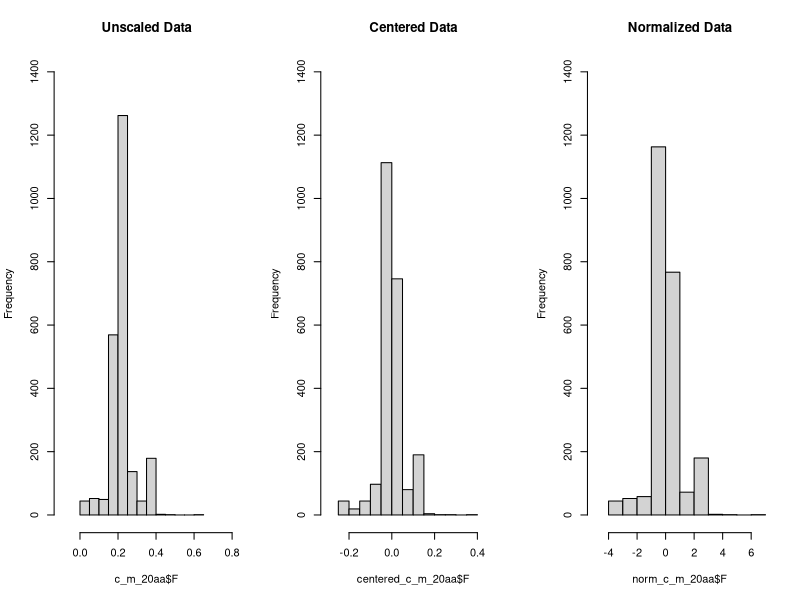

Generate this figure with R: (Note: this script raises an error after producing the figure.)
## ---- chunk 1
## Import data & data handling
c_m_transformed <- read.csv("c_m_TRANSFORMED.csv")
c_m_20aa <- c_m_transformed[, -c(1:3)] # Keep only 20 AA columns

# Scaled data
centered_c_m_20aa <- data.frame(apply(c_m_20aa, 2, function(x) x - mean(x)))
# Normalized data
norm_c_m_20aa <- data.frame(apply(c_m_20aa, 2, function(x) ((x - mean(x)) / sd(x))))

# Write to Normalized data to .csv
write.table(norm_c_m_20aa,
file = "norm_c_m_20aa.csv",
row.names = FALSE,
na = "",
col.names = TRUE,
sep = ",")
## ---- chunk 2
par(mfrow = c(1, 3))
hist(c_m_20aa$F,
main = "Unscaled Data",
ylim = c(0, 1400),
breaks = 10,
xlim = c(-0.1, 0.8))

hist(centered_c_m_20aa$F,
main = "Centered Data",
ylim = c(0, 1400),
breaks = 10,
xlim = c(-0.3, 0.5))

hist(norm_c_m_20aa$F,
main = "Normalized Data",
ylim = c(0, 1400),
breaks = 10,
xlim = c(-5, 7))
## ---- chunk 3
## Initialize libraries
Libraries <- c("knitr", "ggfortify")

for (p in Libraries) {
library(p, character.only = TRUE)
}
opts_chunk$set(cache = TRUE, warning = FALSE, message = FALSE)
## ---- chunk 4
set.seed(1000)
x <- seq(1, 4, 0.05)
y <- 1.5 * x + rnorm(61, mean = 0, sd = 0.5)
rb_palette <- colorRampPalette(c("red", "blue"))
z <- rb_palette(10)[as.numeric(cut(y, breaks = 10))]

xy_pca <- prcomp(cbind(x, y), scale = T)

par(mfrow = c(1, 2))
plot(x, y,
     ylim = c(-0.5, 8),
     xlim = c(-0.5, 4.5),
     main = "Raw Data",
     pch = 20,
     col = z)
abline(0, 1.5, col = "red")
abline(v = 1, col = "green")
abline(v = 4, col = "green")

plot(xy_pca$x[, 1], xy_pca$x[, 2],
     main = "Data Rotated 56.3 Degrees",
     xlab = "PC1",
     ylab = "PC2",
     pch = 20,
     col = z,
     ylim = c(-1, 1))
abline(h = 0, col = "red")
abline(v = -2.45, col = "green")
abline(v = 2.77, col = "green")
## ---- chunk 5
start_time <- Sys.time() # Start timer

c_m_20_PCA <- prcomp(norm_c_m_20aa)

end_time <- Sys.time() # End timer
end_time - start_time # Display time
## ---- chunk 6
screeplot(c_m_20_PCA,
          main = "Screeplot of c_m_20_PCA",
          sub = "PC(i)\n(Red line indicates Kaiser rule, eigenvalues=1)",
          npcs = 20,
          type = "lines",
          ylim = c(0, 7))
abline(h = 1, col = "red")
abline(v = 5, col = "green")
## ---- chunk 7
plot(cumsum(c_m_20_PCA$sdev^2 / sum(c_m_20_PCA$sdev^2)),
     main = "Cum. Proportion of Variance Vs PC",
     sub = "(Red line p=0.9, green line PC=12)",
     ylab = "% Variance(i) / Total Variance",
     xlab = "PC(i)",
     ylim = c(0, 1),
     type = "b")
abline(h = 0.9, col = "red")
abline(v = 12, col = "green")
## ---- chunk 8
autoplot(c_m_20_PCA,
         data = c_m_transformed,
         label.show.legend = F,
         colour = "Class",
         shape = FALSE,
         label = TRUE,
         label.size = 4,
         loadings = TRUE, loadings.label = TRUE, loadings.label.size = 7,
         loadings.label.hjust = 2)
## ---- chunk 9
plot(x = c_m_20_PCA$x[, 1],
     y = c_m_20_PCA$x[, 2],
     main = "Boundary (Outlier) Determination of PC1 Vs PC2",
     xlab = "PC2",
     ylab = "PC1",
     cex = 0.5)

# col = c("#bbbbbb", "#ff0000"),
# cols <- c(1,2))

abline(v = 3, col = "blue", lw = 1)
abline(v = -3, col = "blue", lw = 1)
abline(h = -3, col = "blue", lw = 1)
abline(h = 3, col = "blue", lw = 1)
## ---- chunk 10
outliers_PC1 <- which((c_m_20_PCA$x[, 1] > 3) | (c_m_20_PCA$x[, 1] < -3))
length(outliers_PC1)
## ---- chunk 11
outliers_PC2 <- which((c_m_20_PCA$x[, 2] > 3) | (c_m_20_PCA$x[, 2] < -3))
length(outliers_PC2)
## ---- chunk 12
total_pca_1_2_outliers <- union(outliers_PC1, outliers_PC2)
total_pca_1_2_outliers <- sort(total_pca_1_2_outliers)

length(total_pca_1_2_outliers)

# Write out to Outliers folder
write.table(total_pca_1_2_outliers,
            file = "pca_outliers.csv",
            row.names = FALSE,
            na = "",
            col.names = "rowNum",
            sep = ",")
## ---- chunk 13
knitr::include_graphics("Biplot1.annotated.png")
